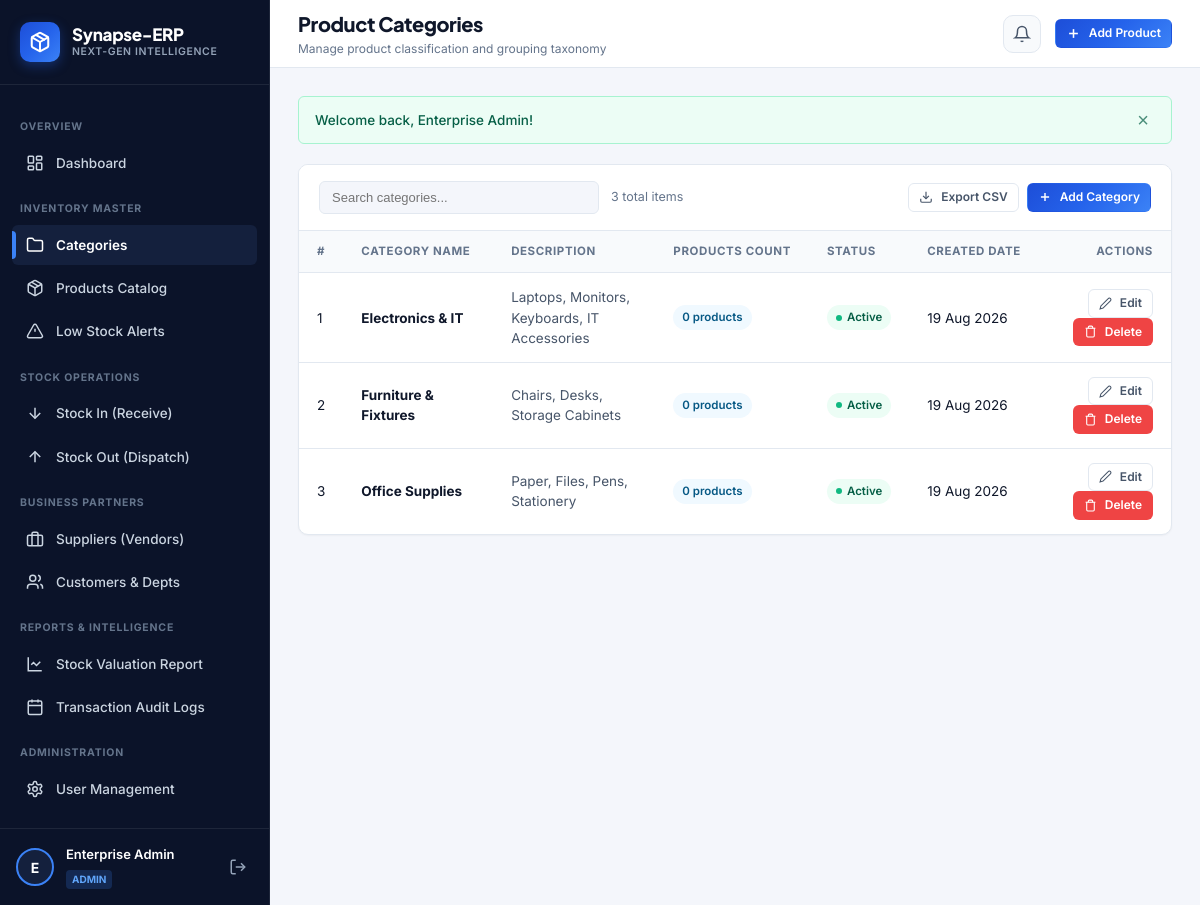
Screenshot of /categories/index.php (signed in) with the database file from the repository.
### tables this page shows
CREATE TABLE IF NOT EXISTS categories (
    id INT AUTO_INCREMENT PRIMARY KEY,
    category_name VARCHAR(100) NOT NULL UNIQUE,
    description TEXT NULL,
    status TINYINT(1) DEFAULT 1,
    created_at TIMESTAMP DEFAULT CURRENT_TIMESTAMP
);

### categories/index.php (the view, shortened to what this page needs)
<?php
$pageTitle = "Product Categories";
$pageSubtitle = "Manage product classification and grouping taxonomy";
require_once __DIR__ . '/../includes/header.php';
$sql = "SELECT c.*, COUNT(p.id) as product_count
        FROM categories c
        LEFT JOIN products p ON p.category_id = c.id
        GROUP BY c.id
        ORDER BY c.category_name ASC";
$categories = $pdo->query($sql)->fetchAll();
include __DIR__ . '/../includes/sidebar.php';
?>
<div class="card">
    <div class="table-toolbar">
        <div style="display:flex; align-items:center; gap: 12px;">
            <input type="text" id="tableSearchInput" class="table-search-input" placeholder="Search categories...">
            <span style="font-size: 12.5px; color: var(--text-muted);"><?= count($categories) ?> total items</span>
        </div>
        <div style="display:flex; gap: 8px;">
            <button type="button" class="btn btn-secondary btn-sm" onclick="exportTableToCSV('dataTable', 'categories.csv')">
                <svg width="14" height="14" viewBox="0 0 24 24" fill="none" stroke="currentColor" stroke-width="2"><path d="M21 15v4a2 2 0 0 1-2 2H5a2 2 0 0 1-2-2v-4"></path><polyline points="7 10 12 15 17 10"></polyline><line x1="12" y1="15" x2="12" y2="3"></line></svg>
                Export CSV
            </button>
            <a class="btn btn-primary btn-sm" href="create.php">
                <svg width="14" height="14" viewBox="0 0 24 24" fill="none" stroke="currentColor" stroke-width="2.5"><line x1="12" y1="5" x2="12" y2="19"></line><line x1="5" y1="12" x2="19" y2="12"></line></svg>
                Add Category
            </a>
        </div>
    </div>
    <div class="table-responsive">
        <table class="corporate-table" id="dataTable">
            <thead>
                <tr>
                    <th>#</th>
                    <th>Category Name</th>
                    <th>Description</th>
                    <th>Products Count</th>
                    <th>Status</th>
                    <th>Created Date</th>
                    <th class="no-print no-export" style="text-align: right;">Actions</th>
                </tr>
            </thead>
            <tbody>
                <?php if (empty($categories)): ?>
                    <tr>
                        <td colspan="7" style="text-align:center; color: var(--text-muted); padding: 40px;">
                            No categories found. Click "Add Category" to create one.
                        </td>
                    </tr>
                <?php else: ?>
                    <?php foreach ($categories as $index => $cat): ?>
                    <tr>
                        <td><?= $index + 1 ?></td>
                        <td><strong><?= clean($cat['category_name']) ?></strong></td>
                        <td style="color: var(--text-secondary); max-width: 300px;">
                            <?= clean($cat['description']) ?: '<span style="color:var(--text-muted);">No description</span>' ?>
                        </td>
                        <td>
                            <span class="badge badge-info"><?= $cat['product_count'] ?> products</span>
                        </td>
                        <td>
                            <?php if ($cat['status']): ?>
                                <span class="badge badge-success"><span class="badge-dot"></span> Active</span>
                            <?php else: ?>
                                <span class="badge badge-secondary"><span class="badge-dot"></span> Inactive</span>
                            <?php endif; ?>
                        </td>
                        <td><?= date('d M Y', strtotime($cat['created_at'])) ?></td>
                        <td class="no-print no-export" style="text-align: right;">
                            <a class="btn btn-secondary btn-sm" href="edit.php?id=<?= $cat['id'] ?>" title="Edit">
                                <svg width="13" height="13" viewBox="0 0 24 24" fill="none" stroke="currentColor" stroke-width="2"><path d="M17 3a2.85 2.83 0 1 1 4 4L7.5 20.5 2 22l1.5-5.5Z"></path></svg>
                                Edit
                            </a>
                            <a class="btn btn-danger btn-sm" onclick="return confirm('Are you sure you want to delete category \'<?= clean($cat['category_name']) ?>\'?')" href="delete.php?id=<?= $cat['id'] ?>" title="Delete">
                                <svg width="13" height="13" viewBox="0 0 24 24" fill="none" stroke="currentColor" stroke-width="2"><path d="M3 6h18"></path><path d="M19 6v14c0 1-1 2-2 2H7c-1 0-2-1-2-2V6"></path><path d="M8 6V4c0-1 1-2 2-2h4c1 0 2 1 2 2v2"></path></svg>
                                Delete
                            </a>
                        </td>
                    </tr>
                    <?php endforeach; ?>
                <?php endif; ?>
            </tbody>
        </table>
    </div>
</div>
<?php include __DIR__ . '/../includes/footer.php'; ?>

### includes/header.php (shortened to what this page needs)
<?php
require_once __DIR__ . '/../config/helpers.php';
?>
<!DOCTYPE html>
<html lang="en">
<head>
    <link rel="stylesheet" href="<?= base_url('assets/css/style.css') ?>">
</head>
<body>
<div class="app-wrapper">

### includes/sidebar.php (shortened to what this page needs)
<?php
$currentUri = $_SERVER['REQUEST_URI'];
$userName = $_SESSION['name'] ?? 'User';
$userRole = ucfirst(current_user_role());
$userInitial = strtoupper(substr($userName, 0, 1));
?>
<aside class="app-sidebar no-print">
    <div class="sidebar-header">
        <div class="brand-icon">
        </div>
        <div>
            <div class="brand-title">Synapse-ERP</div>
            <div class="brand-subtitle">Next-Gen Intelligence</div>
        </div>
    </div>
    <nav class="sidebar-nav">
        <div class="nav-section-title">Overview</div>
        <a href="<?= base_url('dashboard.php') ?>" class="nav-item <?= strpos($currentUri, 'dashboard.php') !== false ? 'active' : '' ?>">
            <svg class="nav-icon" viewBox="0 0 24 24" fill="none" stroke="currentColor"><rect width="7" height="9" x="3" y="3" rx="1"></rect><rect width="7" height="5" x="14" y="3" rx="1"></rect><rect width="7" height="9" x="14" y="12" rx="1"></rect><rect width="7" height="5" x="3" y="16" rx="1"></rect></svg>
            Dashboard
        </a>
        <div class="nav-section-title">Inventory Master</div>
        <?php if (is_manager()): ?>
        <a href="<?= base_url('categories/index.php') ?>" class="nav-item <?= strpos($currentUri, '/categories/') !== false ? 'active' : '' ?>">
            <svg class="nav-icon" viewBox="0 0 24 24" fill="none" stroke="currentColor"><path d="M4 20h16a2 2 0 0 0 2-2V8a2 2 0 0 0-2-2h-7.93a2 2 0 0 1-1.66-.9l-.82-1.2A2 2 0 0 0 7.93 3H4a2 2 0 0 0-2 2v13c0 1.1.9 2 2 2Z"></path></svg>
            Categories
        </a>
        <?php endif; ?>
        <a href="<?= base_url('products/index.php') ?>" class="nav-item <?= strpos($currentUri, '/products/') !== false ? 'active' : '' ?>">
            <svg class="nav-icon" viewBox="0 0 24 24" fill="none" stroke="currentColor"><path d="m7.5 4.27 9 5.15"></path><path d="M21 8a2 2 0 0 0-1-1.73l-7-4a2 2 0 0 0-2 0l-7 4A2 2 0 0 0 3 8v8a2 2 0 0 0 1 1.73l7 4a2 2 0 0 0 2 0l7-4A2 2 0 0 0 21 16Z"></path><path d="m3.3 7 8.7 5 8.7-5"></path><path d="M12 22V12"></path></svg>
            Products Catalog
        </a>
        <a href="<?= base_url('reports/low_stock.php') ?>" class="nav-item <?= strpos($currentUri, 'low_stock.php') !== false ? 'active' : '' ?>">
            <svg class="nav-icon" viewBox="0 0 24 24" fill="none" stroke="currentColor"><path d="m21.73 18-8-14a2 2 0 0 0-3.48 0l-8 14A2 2 0 0 0 4 21h16a2 2 0 0 0 1.73-3Z"></path><line x1="12" y1="9" x2="12" y2="13"></line><line x1="12" y1="17" x2="12.01" y2="17"></line></svg>
            Low Stock Alerts
        </a>
        <div class="nav-section-title">Stock Operations</div>
        <a href="<?= base_url('stock/stock_in.php') ?>" class="nav-item <?= strpos($currentUri, 'stock_in.php') !== false ? 'active' : '' ?>">
            <svg class="nav-icon" viewBox="0 0 24 24" fill="none" stroke="currentColor"><path d="M12 5v14"></path><path d="m19 12-7 7-7-7"></path></svg>
            Stock In (Receive)
        </a>
        <a href="<?= base_url('stock/stock_out.php') ?>" class="nav-item <?= strpos($currentUri, 'stock_out.php') !== false ? 'active' : '' ?>">
            <svg class="nav-icon" viewBox="0 0 24 24" fill="none" stroke="currentColor"><path d="M12 19V5"></path><path d="m5 12 7-7 7 7"></path></svg>
            Stock Out (Dispatch)
        </a>
        <?php if (is_manager()): ?>
        <div class="nav-section-title">Business Partners</div>
        <a href="<?= base_url('suppliers/index.php') ?>" class="nav-item <?= strpos($currentUri, '/suppliers/') !== false ? 'active' : '' ?>">
            <svg class="nav-icon" viewBox="0 0 24 24" fill="none" stroke="currentColor"><rect width="20" height="14" x="2" y="7" rx="2" ry="2"></rect><path d="M16 21V5a2 2 0 0 0-2-2h-4a2 2 0 0 0-2 2v16"></path></svg>
            Suppliers (Vendors)
        </a>
        <a href="<?= base_url('customers/index.php') ?>" class="nav-item <?= strpos($currentUri, '/customers/') !== false ? 'active' : '' ?>">
            <svg class="nav-icon" viewBox="0 0 24 24" fill="none" stroke="currentColor"><path d="M16 21v-2a4 4 0 0 0-4-4H6a4 4 0 0 0-4 4v2"></path><circle cx="9" cy="7" r="4"></circle><path d="M22 21v-2a4 4 0 0 0-3-3.87"></path><path d="M16 3.13a4 4 0 0 1 0 7.75"></path></svg>
            Customers &amp; Depts
        </a>
        <div class="nav-section-title">Reports &amp; Intelligence</div>
        <a href="<?= base_url('reports/current_stock.php') ?>" class="nav-item <?= strpos($currentUri, 'current_stock.php') !== false ? 'active' : '' ?>">
            <svg class="nav-icon" viewBox="0 0 24 24" fill="none" stroke="currentColor"><path d="M3 3v18h18"></path><path d="m19 9-5 5-4-4-3 3"></path></svg>
            Stock Valuation Report
        </a>
        <a href="<?= base_url('reports/date_wise.php') ?>" class="nav-item <?= strpos($currentUri, 'date_wise.php') !== false ? 'active' : '' ?>">
            <svg class="nav-icon" viewBox="0 0 24 24" fill="none" stroke="currentColor"><rect width="18" height="18" x="3" y="4" rx="2" ry="2"></rect><line x1="16" y1="2" x2="16" y2="6"></line><line x1="8" y1="2" x2="8" y2="6"></line><line x1="3" y1="10" x2="21" y2="10"></line></svg>
            Transaction Audit Logs
        </a>
        <?php endif; ?>
        <?php if (can_manage_users()): ?>
        <div class="nav-section-title">Administration</div>
        <a href="<?= base_url('users/index.php') ?>" class="nav-item <?= strpos($currentUri, '/users/') !== false ? 'active' : '' ?>">
            User Management
        </a>
        <?php endif; ?>
    </nav>
    <div class="sidebar-footer">
        <div class="user-avatar"><?= $userInitial ?></div>
        <div class="user-info">
            <div class="user-name"><?= clean($userName) ?></div>
            <span class="user-role-badge"><?= clean($userRole) ?></span>
        </div>
        <a href="<?= base_url('auth/logout.php') ?>" title="Logout" style="color: #94a3b8; display:flex; align-items:center; padding: 6px;">
            <svg width="18" height="18" viewBox="0 0 24 24" fill="none" stroke="currentColor" stroke-width="2"><path d="M9 21H5a2 2 0 0 1-2-2V5a2 2 0 0 1 2-2h4"></path><polyline points="16 17 21 12 16 7"></polyline><line x1="21" y1="12" x2="9" y2="12"></line></svg>
        </a>
    </div>
</aside>
<div class="app-main">
    <header class="app-topbar no-print">
        <div class="topbar-left">
            <div>
                <h1 class="page-headline"><?= isset($pageTitle) ? clean($pageTitle) : "Inventory Operations" ?></h1>
                <?php if (isset($pageSubtitle)): ?>
                    <div class="page-subtitle"><?= clean($pageSubtitle) ?></div>
                <?php endif; ?>
            </div>
        </div>
        <div class="topbar-right">
            <div class="notification-dropdown-wrapper" style="position: relative;">
                <button type="button" class="topbar-btn" onclick="toggleNotificationDrawer()" title="System Notifications">
                    <svg width="18" height="18" viewBox="0 0 24 24" fill="none" stroke="currentColor" stroke-width="2"><path d="M6 8a6 6 0 0 1 12 0c0 7 3 9 3 9H3s3-2 3-9"></path><path d="M10.3 21a1.94 1.94 0 0 0 3.4 0"></path></svg>
                </button>
            </div>
            <?php if (is_manager()): ?>
            <a href="<?= base_url('products/create.php') ?>" class="btn btn-primary btn-sm">
                <svg width="15" height="15" viewBox="0 0 24 24" fill="none" stroke="currentColor" stroke-width="2.5"><line x1="12" y1="5" x2="12" y2="19"></line><line x1="5" y1="12" x2="19" y2="12"></line></svg>
                <span>Add Product</span>
            </a>
            <?php endif; ?>
        </div>
    </header>
    <main class="app-content">
        <?= render_flash() ?>

### config/helpers.php (shortened to what this page needs)
<?php
function base_url($path = '') {
    $scriptName = str_replace('\\', '/', $_SERVER['SCRIPT_NAME'] ?? '');
    $rootMarkers = [
        '/auth/', '/categories/', '/products/', '/stock/',
        '/reports/', '/suppliers/', '/customers/', '/users/',
        '/config/', '/database/', '/includes/', '/assets/', '/tests/'
    ];
    $base = '';
    foreach ($rootMarkers as $marker) {
        $pos = strpos($scriptName, $marker);
        if ($pos !== false) {
            $base = substr($scriptName, 0, $pos);
            break;
        }
    }
    if ($base === '') {
        $dir = dirname($scriptName);
        $base = ($dir === '/' || $dir === '\\' || $dir === '.') ? '' : str_replace('\\', '/', $dir);
    }
    $path = ltrim($path, '/');
    return rtrim($base, '/') . ($path ? '/' . $path : '');
}
function clean($value) {
    return htmlspecialchars(trim((string)$value), ENT_QUOTES, 'UTF-8');
}
function current_user_role() {
    return strtolower($_SESSION['role'] ?? 'staff');
}
function is_admin() {
    return current_user_role() === 'admin';
}
function is_manager() {
    return current_user_role() === 'manager' || is_admin();
}
function can_manage_users() {
    return is_admin();
}
function get_flash() {
    if (isset($_SESSION['flash_msg'])) {
        $msg = $_SESSION['flash_msg'];
        return $msg;
    }
    return null;
}
function render_flash() {
    $flash = get_flash();
    $type = $flash['type'] === 'error' ? 'danger' : $flash['type'];
    $iconMap = [
        'success' => '<svg class="flash-icon" viewBox="0 0 24 24" fill="none" stroke="currentColor" stroke-width="2"><path d="M22 11.08V12a10 10 0 1 1-5.93-9.14"></path><polyline points="22 4 12 14.01 9 11.01"></polyline></svg>',
        'danger' => '<svg class="flash-icon" viewBox="0 0 24 24" fill="none" stroke="currentColor" stroke-width="2"><circle cx="12" cy="12" r="10"></circle><line x1="15" y1="9" x2="9" y2="15"></line><line x1="9" y1="9" x2="15" y2="15"></line></svg>',
        'warning' => '<svg class="flash-icon" viewBox="0 0 24 24" fill="none" stroke="currentColor" stroke-width="2"><path d="m21.73 18-8-14a2 2 0 0 0-3.48 0l-8 14A2 2 0 0 0 4 21h16a2 2 0 0 0 1.73-3Z"></path><line x1="12" y1="9" x2="12" y2="13"></line><line x1="12" y1="17" x2="12.01" y2="17"></line></svg>',
        'info' => '<svg class="flash-icon" viewBox="0 0 24 24" fill="none" stroke="currentColor" stroke-width="2"><circle cx="12" cy="12" r="10"></circle><line x1="12" y1="16" x2="12" y2="12"></line><line x1="12" y1="8" x2="12.01" y2="8"></line></svg>'
    ];
    $icon = $iconMap[$type] ?? $iconMap['info'];
    return "<div class='alert alert-{$type}'>
        <div class='alert-content'>{$icon}<span>" . clean($flash['text']) . "</span></div>
        <button type='button' class='alert-close' onclick='this.parentElement.remove()'>&times;</button>
    </div>";
}
?>

### includes/footer.php (shortened to what this page needs)
    </main>
</div>
</div>
</body>
</html>

### rows the page displays
categories: category_name "Electronics & IT", description "Laptops, Monitors, Keyboards, IT Accessories", product_count "0", status 1 (drawn), created_at "19 Aug 2026"
categories: category_name "Furniture & Fixtures", description "Chairs, Desks, Storage Cabinets", product_count "0", status 1 (drawn), created_at "19 Aug 2026"
categories: category_name "Office Supplies", description "Paper, Files, Pens, Stationery", product_count "0", status 1 (drawn), created_at "19 Aug 2026"

### other values shown
$userInitial "E"
$userName "Enterprise Admin"
$userRole "ADMIN"
$pageTitle "Product Categories"
$pageSubtitle "Manage product classification and grouping taxonomy"
$flash['text'] "Welcome back, Enterprise Admin!"
count($categories) "3"
